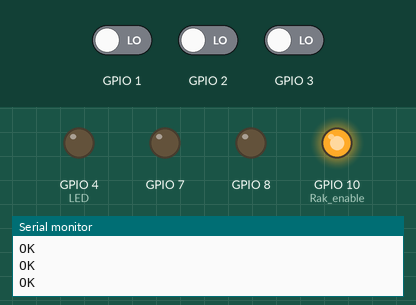
The sketch below on a simulated ESP32-C3. Parts: output pins drawn as LEDs (lit = HIGH), the last lines printed to the serial monitor. The test bench sets the inputs (shaded band); at power-on: GPIO 1 LOW, GPIO 2 LOW, GPIO 3 LOW. The modem accepts every AT command (registered, SIM ready, sends succeed) and sends nothing else.

Above: at 8.0 s.
8.1 s: GPIO 1 driven HIGH
At 25.5 s:
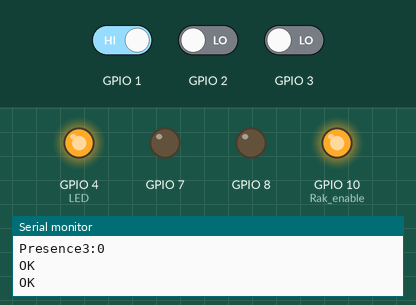
25.8 s: GPIO 2 driven HIGH
At 41.7 s:
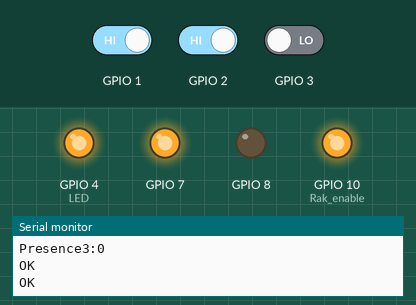
42.1 s: GPIO 3 driven HIGH
At 58.0 s:
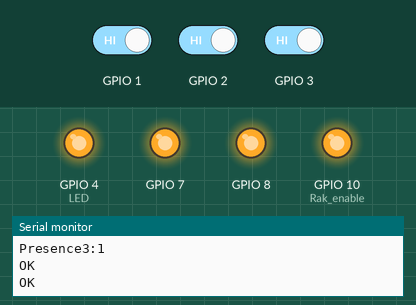
58.4 s: GPIO 1 driven LOW
At 74.2 s:
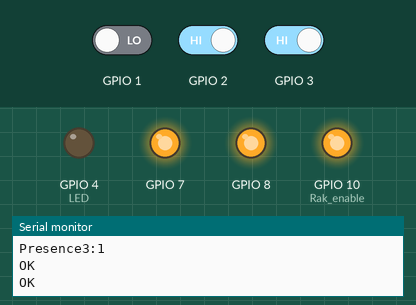
74.7 s: GPIO 2 driven LOW
At 90.4 s:
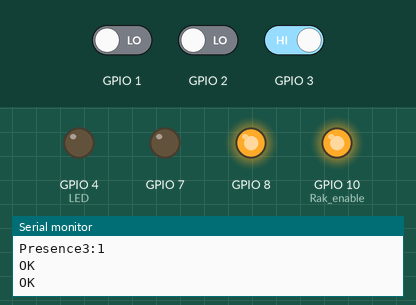
Timing chart, 0 to 91.9 s (numbered marks = the images above; inputs shaded):
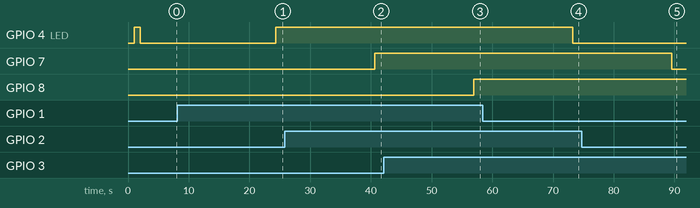

Measured:
- after the input at 8.1 s, GPIO 4 (LED): LOW → HIGH after 16.2 s
- after the input at 25.8 s, GPIO 7: LOW → HIGH after 14.8 s
- after the input at 42.1 s, GPIO 8: LOW → HIGH after 14.8 s
- after the input at 58.4 s, GPIO 4 (LED): HIGH → LOW after 14.8 s
- after the input at 74.7 s, GPIO 7: HIGH → LOW after 14.8 s

The sketch:

arduino_led_RVB_json-v2.ino
```cpp
// ESP32 C3 SERIAL1 (second UART)
HardwareSerial mySerial1(1);

int rxPin = 20;
int txPin = 21;

int period = 15; // period to send LoRaWAN packet
int rx_delay = 0;

String devAddr = "260BEBEA";
String nwkkey = "FC60296FAD5B83BE9AAFF84514F928C0";
String appskey = "3A155A1B2A3024B8441755CDE618D19A";


void setup()
{
  Serial.begin(115200);
  delay(1000);
 Serial.println("ABP test");

  pinMode(txPin, OUTPUT);
  pinMode(rxPin, INPUT);

  pinMode(10, OUTPUT); //Rak enable
  pinMode(4, OUTPUT); // LED
  pinMode(1, INPUT);
  pinMode(2, INPUT);
  pinMode(3, INPUT);
  pinMode(7, OUTPUT);
  pinMode(8, OUTPUT);

  digitalWrite(4, HIGH);   // turn the LED on (HIGH is the voltage level)
  delay(1000);                       // wait for a second
  digitalWrite(4, LOW);    // turn the LED off by making the voltage LOW
  delay(1000);

  digitalWrite(10, HIGH); // Switch on RAK
  delay(1000);
  mySerial1.begin(115200, SERIAL_8N1, rxPin, txPin);


  Serial.println("Setup at command");
  mySerial1.println("AT+NJM=0"); // Set ABP
  delay(300);
  mySerial1.println("AT+BAND=4");// Set EU868 frequency band
  delay(300);
  mySerial1.println("AT+DR=5");// Set EU868 frequency band
 delay(300);
  mySerial1.println("AT+NJM=0"); // Set ABP
  delay(300);
  flush_serial_AT();

  mySerial1.printf("AT+DEVADDR=");
  mySerial1.println(devAddr);
  delay(300);
    mySerial1.printf("AT+NWKSKEY=");
  mySerial1.println(nwkkey);
 delay(300);
  mySerial1.printf("AT+APPSKEY=");
  mySerial1.println(appskey);
 delay(300);

    if (mySerial1.available())
  { // If anything comes in Serial1 (pins 4 & 5)
    while (mySerial1.available())
      Serial.write(mySerial1.read()); // read it and send it out Serial (USB

  }

//  while (mySerial1.available() == 0)
// {
// Serial.println("Waiting");
// delay(500);
//   }

flush_serial_AT();
delay(500);

}

void loop()
{
int16_t t=(int16_t) 10*measure_temp(); // return temperature in tens of degree
uint8_t h=(uint8_t)2*measure_hum(); // return humidity in percent
int16_t x = 1000*measure_acc(1);
int16_t y = 1000*measure_acc(2);
int16_t z = 1000*measure_acc(3);
int16_t l = measure_lum();
bool p1= measure_pres1();
bool p2= measure_pres2();
bool p3= measure_pres3();


//int blocks=7;
int i=0;
unsigned char mydata[64];
mydata[i++] = 0x1; // CH1
mydata[i++] = 0x67; // Temp
mydata[i++] = t >> 8;
mydata[i++] = t & 0xFF;
mydata[i++] = 0x2; // CH1
mydata[i++] = 0x68; // Hum
mydata[i++] = h;
mydata[i++] = 0x3; // CH1
mydata[i++] = 0x71; // Hum
mydata[i++] = x >> 8;
mydata[i++] = x & 0xFF;
mydata[i++] = y >> 8;
mydata[i++] = y & 0xFF;
mydata[i++] = z >> 8;
mydata[i++] = z & 0xFF;
mydata[i++] = 0x4; // CH4
mydata[i++] = 0x65; // Luminosity
mydata[i++] = l >> 8;
mydata[i++] = l & 0xFF;
mydata[i++] = 0x1; // CH1
mydata[i++] = 0x66; // Pres
mydata[i++] = p1;
mydata[i++] = 0x2; // CH1
mydata[i++] = 0x66; // Pres
mydata[i++] = p2;
mydata[i++] = 0x3; // CH1
mydata[i++] = 0x66; // Pres
mydata[i++] = p3;


char str[32] = "";
array_to_string(mydata, i, str);


flush_serial_AT();
//Serial.flush();
//blink();
mySerial1.printf("AT+SEND=3:");
mySerial1.println(str);
//blink();

mySerial1.readStringUntil('\n');


   if (mySerial1.available())
  { // If anything comes in Serial1 (pins 4 & 5)
    while (mySerial1.available())
      Serial.write(mySerial1.read()); // read it and send it out Serial (USB)
  }

     if (mySerial1.available())
  { // If anything comes in Serial1 (pins 4 & 5)
    while (mySerial1.available())
      Serial.write(mySerial1.read()); // read it and send it out Serial (USB

  }

  int wait_time=period*1000;
  rx_delay=0;
  delay(wait_time);
}


void array_to_string(byte array[], unsigned int len, char buffer[])
{
    for (unsigned int i = 0; i < len; i++)
    {
        byte nib1 = (array[i] >> 4) & 0x0F;
        byte nib2 = (array[i] >> 0) & 0x0F;
        buffer[i*2+0] = nib1  < 0xA ? '0' + nib1  : 'A' + nib1  - 0xA;
        buffer[i*2+1] = nib2  < 0xA ? '0' + nib2  : 'A' + nib2  - 0xA;
    }
    buffer[len*2] = '\0';
}

 // Return temperature level in degree
 float measure_temp(){

//Serial.flush();
flush_serial_AT();// flush AT Serial reading buffer

mySerial1.println("ATC+TEMP=?"); // Request bat value
 String temperature;
 delay(100);

 if(mySerial1.available()){
        temperature = mySerial1.readStringUntil('\n');
        // Serial.print("Temperature:");
        // Serial.println(temperature);
 }

return temperature.toFloat();
 }

 // Return humidity level in percent
 float measure_hum(){

//Serial.flush();
flush_serial_AT();// flush AT Serial reading buffer

mySerial1.println("ATC+HUM=?"); // Request bat value
 String hum;
 delay(100);

 if(mySerial1.available()){
        hum = mySerial1.readStringUntil('\n');
        // Serial.print("Humidity:");
        // Serial.println(hum);
 }

return hum.toFloat();
 }

// Return humidity level in percent
 float measure_lum(){

//Serial.flush();
flush_serial_AT();// flush AT Serial reading buffer

mySerial1.println("ATC+LUM=?"); // Request bat value
 String lum;
 delay(100);

 if(mySerial1.available()){
        lum = mySerial1.readStringUntil('\n');
        // Serial.print("Luminosity:");
        // Serial.println(lum);
 }

return lum.toFloat();
 }


bool measure_pres1() {

bool pres1 = digitalRead(1);

if (pres1 == 1  ) {
digitalWrite(4, HIGH);   // turn the LED on (HIGH is the voltage level)
}
else   {                  // wait for a second
digitalWrite(4, LOW);    // turn the LED off by making the voltage LOW
}

Serial.print("Presence1:");
Serial.println(pres1);

return pres1;
 }


bool measure_pres2() {

bool pres2 = digitalRead(2);
if (pres2 == 1 ) {
digitalWrite(7, HIGH);   // turn the LED on (HIGH is the voltage level)
}
else   {                  // wait for a second
digitalWrite(7, LOW);    // turn the LED off by making the voltage LOW
}
Serial.print("Presence2:");

Serial.println(pres2);
return pres2;
 }

 bool measure_pres3() {

bool pres3 = digitalRead(3);
if (pres3 == 1 ) {
digitalWrite(8, HIGH);   // turn the LED on (HIGH is the voltage level)
}
else   {                  // wait for a second
digitalWrite(8, LOW);    // turn the LED off by making the voltage LOW
}

Serial.print("Presence3:");

Serial.println(pres3);

return pres3;
 }

  // Return Acceleration level in G
 float measure_acc(int axis){

//Serial.flush();
flush_serial_AT();// flush AT Serial reading buffer

if(axis==1){
mySerial1.println("ATC+AX=?"); // Request bat value
}
else if(axis==2){
mySerial1.println("ATC+AY=?"); // Request bat value
}
else if(axis==3){
mySerial1.println("ATC+AZ=?"); // Request bat value
}
 String a;
 delay(100);
 if(mySerial1.available()){
        a = mySerial1.readStringUntil('\n');
        // Serial.print("Acc:");
        // Serial.println(a);
 }

return a.toFloat();
 }

void flush_serial_AT(){

   if (mySerial1.available())
  { // If anything comes in Serial1 (pins 4 & 5)
    while (mySerial1.available())
      Serial.write(mySerial1.read()); // read it and send it out Serial (USB)
     //mySerial1.read();
  }
  delay(100);
}


void blink(){
digitalWrite(4, HIGH);   // turn the LED on (HIGH is the voltage level)
  delay(100);                       // wait for a second
  digitalWrite(4, LOW);    // turn the LED off by making the voltage LOW
} 
```
